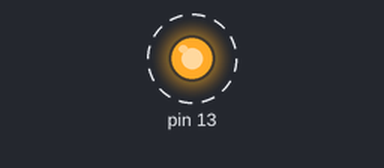
The sketch below on a simulated Arduino Mega 2560, built with avr-gcc and run on an emulated ATmega2560. Shown: output pins drawn as LEDs (lit = HIGH). Dashed ring = blinking. What the sketch prints to the serial monitor is not drawn.

Above: at 14.2 s.
Timing chart, 0 to 17.0 s (numbered marks = the images above):
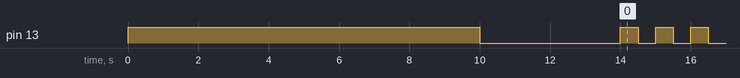

Measured:
- by itself, pin 13: repeats every 1.0 s: HIGH 0.50 s, LOW 0.50 s

The sketch:

configuracion_bluetooth.ino
```cpp
/*
    Nombre proyecto:  Configuración de modulo Bluetooth HC-06
    URL proyecto:     http://giltesa.com/?p=11738
    Fecha:            09/08/2012
    Licencia:         (CC) BY-NC-SA: giltesa.com

    El siguiente código permite configurar el modulo Bluetooth HC-06 desde Arduino.
    Se puede ajustar el nombre, la contraseña y los baudios a usar con el puerto serie.
    La configuración Bluetooth se guarda en el modulo, así que solo es necesario configurarlo una vez.

    Después de grabar el programa en el Arduino se dispone de 10 segundos de tiempo para conectar el
    modulo, una vez se apague el led comenzara el proceso de configuración y al terminar el led comenzara
    a parpadear.

    ** La configuración se ha de hacer con el modulo sin emparejar (sin conectar con nada) **
*/


// Opciones de configuración:
    char ssid[11]        = "Rover_Expl";    // Nombre para el modulo Bluetooth.
    char baudios         = '4';           // 1=>1200 baudios, 2=>2400, 3=>4800, 4=>9600 (por defecto), 5=>19200, 6=>38400, 7=>57600, 8=>115200
    char password[10]    = "1111";        // Contraseña para el emparejamiento del modulo.


void setup()
{
    Serial3.begin(9600);
    Serial.begin(9600);
    // Tiempo de espera:
        pinMode(13,OUTPUT);
        digitalWrite(13,HIGH);
        delay(10000);
        digitalWrite(13,LOW);

    // Ahora se procede a la configuración del modulo:

        // Se inicia la configuración:
            Serial3.print("AT"); delay(1000);

        // Se ajusta el nombre del Bluetooth:
            Serial3.print("AT+NAME"); Serial3.print(ssid); delay(1000);

        // Se ajustan los baudios:
            Serial3.print("AT+BAUD"); Serial3.print(baudios); delay(1000);

        // Se ajusta la contraseña:
            Serial3.print("AT+PIN"); Serial3.print(password); delay(1000);
            Serial.print("Configurada");
}

void loop()
{
    // Al parpadear el led se habrá terminado la configuración:
    digitalWrite(13, !digitalRead(13));
    delay(500);

}
```
